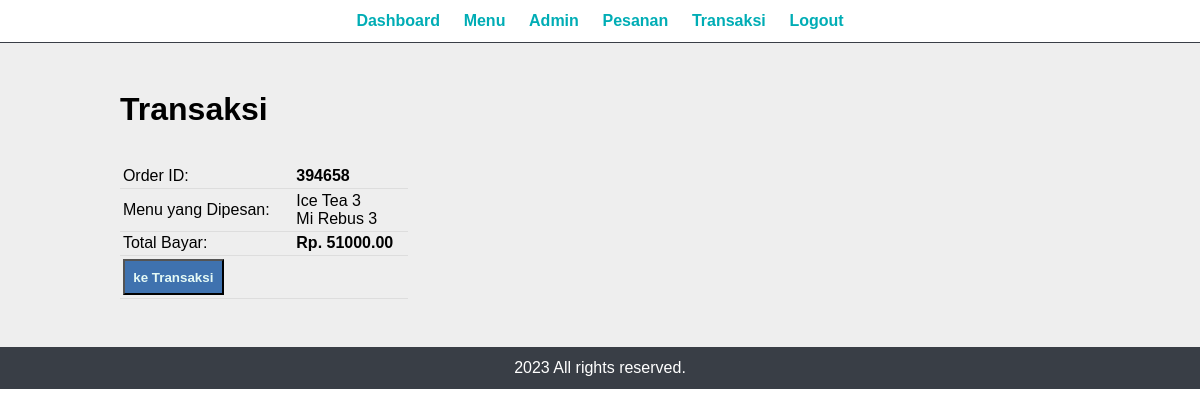
/newtobencafe-system/admin/order-transaksi.php?order_id=394658 (signed in), run on the app's committed database.
### tables this page shows
CREATE TABLE `data_pesan` (
  `id_pesan` int(11) NOT NULL,
  `id_menu` int(11) NOT NULL,
  `menu_name` varchar(100) NOT NULL,
  `price` decimal(10,2) NOT NULL,
  `quantity` int(11) NOT NULL,
  `order_date` date NOT NULL,
  `order_id` varchar(50) NOT NULL
);

### newtobencafe-system/admin/order-transaksi.php (the view, shortened to what this page needs)
<?php include('partials/menu.php'); ?>
<div class="main-content">
    <div class="wrapper">
        <h1>Transaksi</h1>
        <br><br>
        <form action="" method="POST" enctype="multipart/form-data">
            <table class="tbl-30">
                <tr>
                    <td>Order ID: </td>
                    <td><p><strong><?php
                    $order_id = $_GET['order_id'];
                    echo $order_id; ?></strong></p></td>
                </tr>
                <tr>
                    <td>Menu yang Dipesan: </td>
                    <td>
                    <?php
                                $sql = "SELECT * FROM data_pesan WHERE order_id = '$order_id'";
                                $res = mysqli_query($conn, $sql);
                                $count = mysqli_num_rows($res);
                                if($count>0)
                                {
                                    while($row=mysqli_fetch_assoc($res))
                                    {
                                        $menu_name = $row['menu_name'];
                                        $quantity = $row['quantity'];
                                        ?>
                                        <p>
                                        <?php echo "$menu_name ";
                                        echo "$quantity ";?>
                                        </p>
                                        <?php
                                    }
                                }
                                else
                                {
                                    ?>
                                    <option value="0">Kategori Tidak Ditemukan</option>
                                    <?php
                                }
                            ?>
                    </td>
                </tr>
                <tr>
                    <td>Total Bayar: </td>
                    <td><p><strong><?php
                    $sql2 = "SELECT order_id,
                    order_date,
                    sum(price*quantity) as total FROM data_pesan WHERE order_id = '$order_id' GROUP BY order_id ORDER BY order_date DESC";
                    $res2 = mysqli_query($conn, $sql2);
                    if($count>0)
                    {
                        while($row2=mysqli_fetch_assoc($res2))
                        {
                            $total_bayar = $row2['total'];
                            ?>
                                <?php echo 'Rp. '.$total_bayar; ?>
                            <?php
                        }
                    }
                    ?></strong></p></td>
                </tr>
                <tr>
                    <td colspan="2">
                        <input type="submit" name="submit" value="ke Transaksi" class="btn-secondary">
                    </td>
                </tr>
            </table>
        </form>
    </div>
</div>
<?php include('partials/footer.php'); ?>

### newtobencafe-system/admin/uiadmin.css (style rules this page uses)
* { margin: 0; padding: 0; font-family: Arial, Helvetica, sans-serif; }
.wrapper { padding: 1%; width: 80%; margin: 0 auto; }
.tbl-30 { width: 30%; }
table { border-collapse: collapse; width: 100%; }
th, td { padding: 8px; text-align: left; border-bottom: 1px solid #ddd; }
table tr td { padding: 1%; }
.btn-secondary { background-color: #3F72AF; padding: 3%; color: #E4F9F5; text-decoration: none; font-weight: bold; }
.main-content { background-color: #EEEEEE; padding: 3% 0; }

### data on the page
data_pesan: menu_name "Ice Tea", quantity "3"
data_pesan: menu_name "Mi Rebus", quantity "3"

### other printed values
$order_id "394658"
$total_bayar "51000.00"
